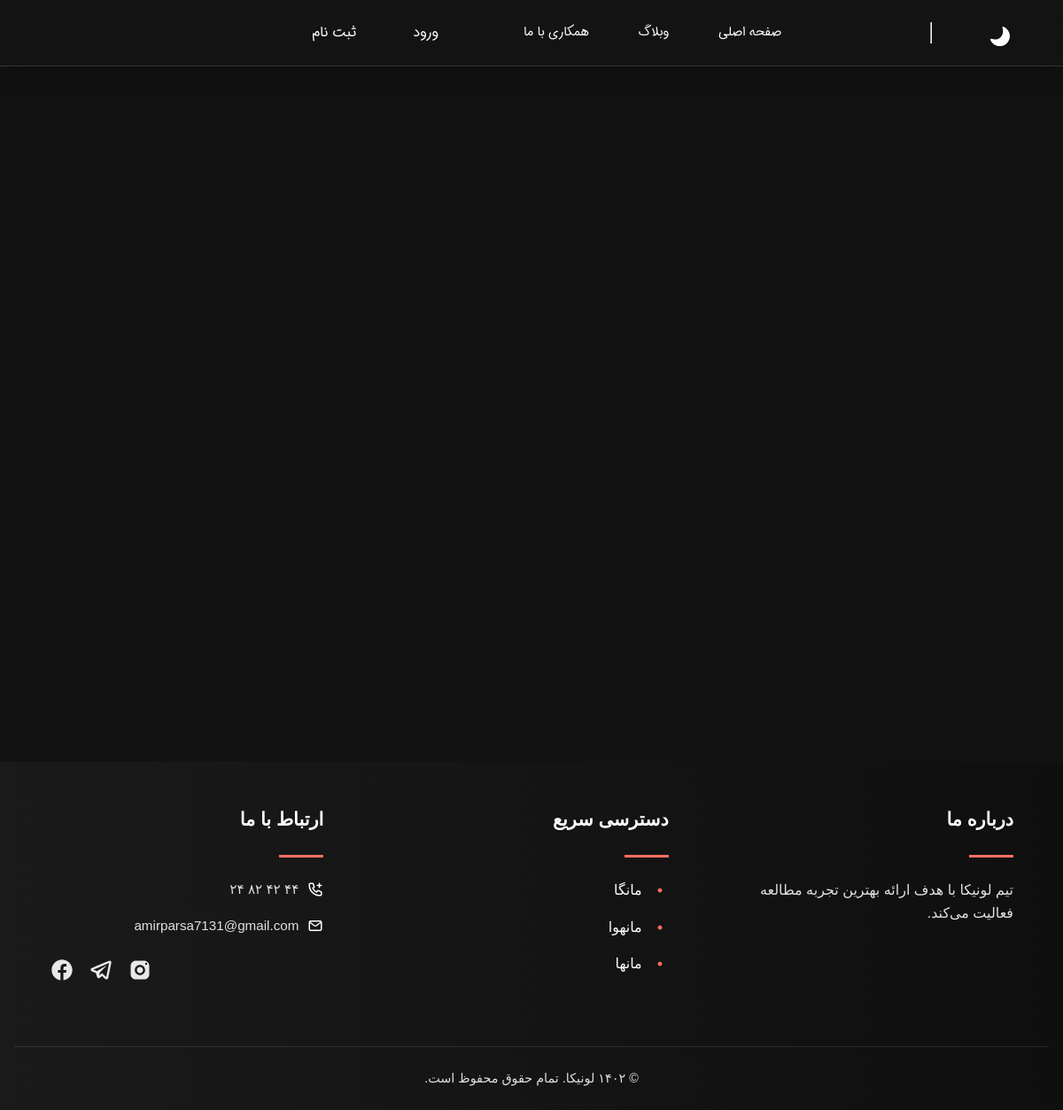
The app's page /categury/manha/?tag=درام, older data.
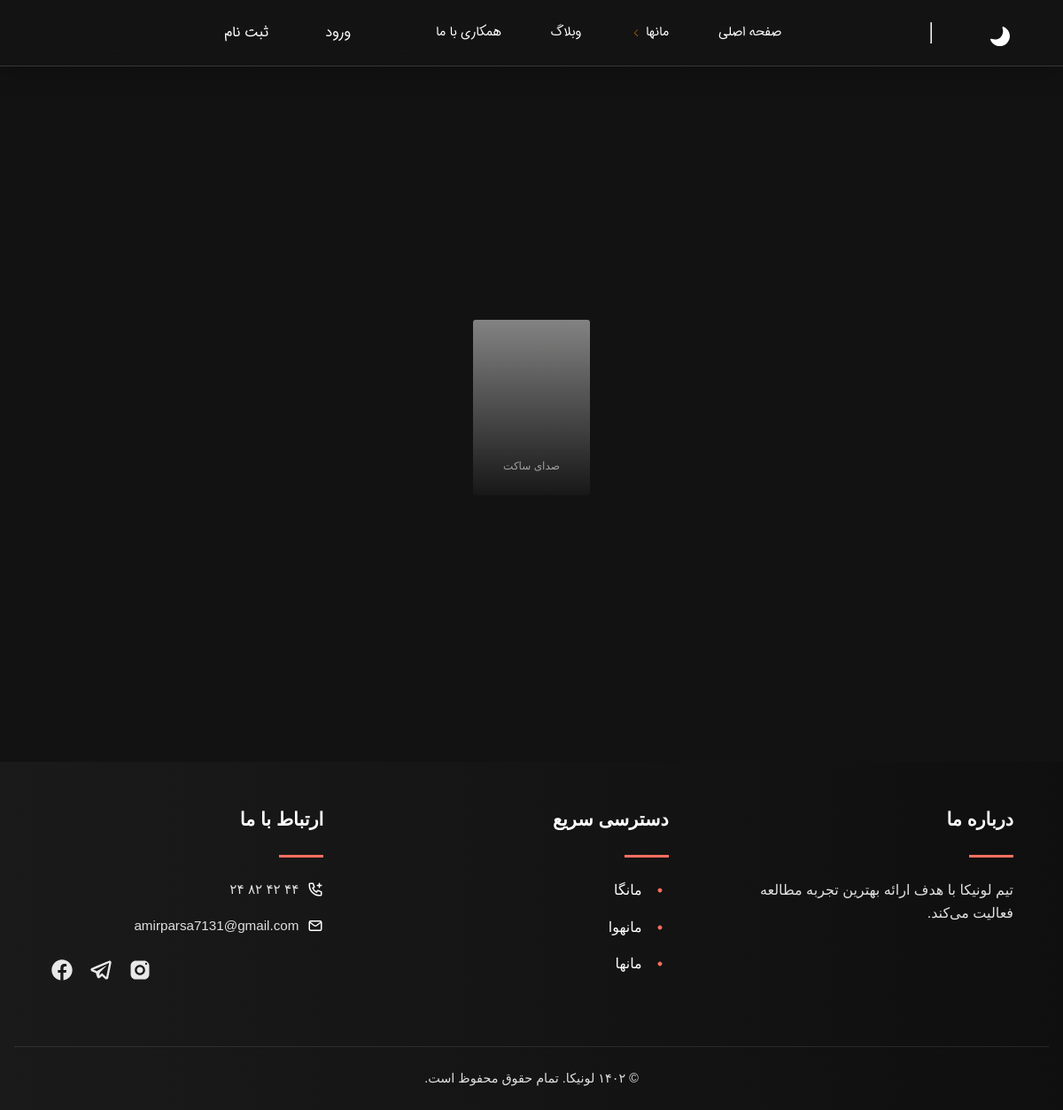
The same page, newer data.
### managements/models.py (models this page shows, shortened)
class Menu(m.Model):
    name_show = m.CharField(max_length=255,null=True,blank=True)
    address = m.CharField(max_length=255,null=True,blank=True)
    family=m.CharField(max_length=255,null=True,blank=True)

class Anime(m.Model):
    title = m.CharField(max_length=255,unique=True)
    title_img = m.ImageField(null=True,blank=True,upload_to=manga_upload_path_banner_titleimg)
    description = m.TextField(null=True,blank=True)
    banner = m.ImageField(null=True,blank=True,upload_to=manga_upload_path_banner_titleimg)
    click = m.IntegerField(default=0,null=True,blank=True)
    folder_number = m.IntegerField(default=1)
    imdb = m.FloatField(default=0, help_text='value 0 to 10', validators=[MaxValueValidator(10),
        MinValueValidator(0)])
    created = m.DateField(auto_now_add=True,null=True,blank=True)
    lmodified = m.DateField(auto_now=True,null=True,blank=True)
    def __str__(self):
        return self.title

### users/views.py (the view, shortened to what this page needs)
# urls.py: path("categury/",cats_anime,name="categury"),
def cats_anime(request,cat):
    menus, menus_options = menu()
    animes = Anime.objects.all()
    tags_list = TagList.objects.all()
    tags = Tag.objects.all()
    ms = Menu.objects.filter(address=cat)
    animes_show = []
    if request.GET.get('tag') == None:
        flag = False
        filter_word = None
    else :
        flag=True
        filter_word= request.GET.get('tag')
    if flag :
        for anime in animes :
            f1 = False
            f2= False
            for tag_list in tags_list :
                if anime.pk == tag_list.anime_id.pk :
                    for tag in tags :
                        if tag.pk == tag_list.tags.pk :
                            for m in ms :
                                if cat == f"{m.address}" :
                                    f1=True
                                if tag.title == filter_word :
                                    f2=True
            if f1:
                if f2:
                    animes_show.append(anime)
    context = {"menus":menus,"menus_options":menus_options,'animes' : animes_show,'tags' : tags_list    }
    return render(request,'main/cpage.html',context)

### managements/models.py (called while the page is built)
    def __str__(self):
        return f"{self.title}"

### users/views.py (called while the page is built)
def menu():
    menus = Menu.objects.all()
    menus_options = MenuOption.objects.all()
    return (menus,menus_options)

### users/templates/main/cpage.html (shortened to what this page needs)
{% extends "deafult.html" %}
{% load static %}
{% block meta %}
    <link rel="stylesheet" href={% static 'style/home.css' %}>
    <link rel="stylesheet" href={% static 'style/categury.css' %}>
{% endblock meta %}
{% block content %}
    <div class="cards_box">
        {% for anime in animes %}
        <a href="{% url 'detail' anime %}">
            <div class="card" style="background-image: linear-gradient(to bottom,rgba(151, 150, 148, 0.1),rgba(0, 0, 0, 0.8)),url('../../media/{{ anime.title_img }}');">
                <div class="anime-name">{{ anime }}</div>
            </div>
        </a>
        {% endfor %}
    </div>
{% endblock content %}

### users/templates/deafult.html (shortened to what this page needs)
{% load static %}
<!DOCTYPE html>
<html lang="fa">
<head>
    {% block meta %}{% endblock meta %}
    <link rel="stylesheet" href={% static 'style/deafult.css' %}>
</head>
    <body dir="ltr">
<header >
    <ul id="menu">
        <img title="Lunika Studio" src={% static '/img/lunika.svg' %} alt="Lunika" style="width: 2.5vw;float: right;margin-top: 0.7vw;margin-right:2vw">
        <hr style="float: right;height:2vw;margin-left: 10vw;margin-right: 2.5vw;margin-top:0.1vw;">
        <nav>
            <li onclick="" class="menu-option"><a  class="menu-option-content-title" href="{% url 'home' %}" >صفحه اصلی </a> </li>
            {% for menu in menus %}
                <li onclick="" class="menu-option">
                    <a class="menu-option-content-title" href="{% url menu.family %}{{ menu.address }}" ><div class="angle-left "></div> {{menu.name_show   }}  </a>
                </li>
            {% endfor %}
            <li onclick="" class="menu-option"><a  class="menu-option-content-title" href={% url "weblog_main" %} >وبلاگ</a>  </li>
            <li onclick="" class="menu-option"><a class="menu-option-content-title" href={% url "about_us" %}>همکاری با ما</a></li>
        </nav>
        {% if user.is_authenticated %}
        <li class="auth"><a href={% url "logout" %}>خروج</a></li>
            <a href='{% url "profile" %}'><i class="profile-icon" style="margin: 0px;"></i></a>
        {% else  %}
            <li class="auth" ><a href={% url "login" %}>ورود</a></li>
            <li class="auth"><a href={% url "register" %}>ثبت نام</a></li>
        {% endif %}
    </ul>
</header>
{% block content %}{% endblock content %}
<footer class="site-footer">
    <div class="footer-grid">
      <div class="footer-section">
        <h4 class="footer-heading">درباره ما</h4>
        <div class="divider-right"></div>
        <p class="footer-text">
          تیم لونیکا با هدف ارائه بهترین تجربه مطالعه فعالیت می‌کند.
        </p>
      </div>
      <div class="footer-section">
        <h4 class="footer-heading">دسترسی سریع</h4>
        <div class="divider-right"></div>
        <ul class="footer-nav">
          <li>
            <a href={% url "categury" cat='manga' %} class="footer-link">
                <img src="{% static 'img/footer/dott.svg' %}" class="nav-icon" alt="">
              <span>مانگا</span>
            </a>
          </li>
          <li>
            <a href={% url "categury" cat='manhwa' %} class="footer-link">
                <img src="{% static 'img/footer/dott.svg' %}" class="nav-icon" alt="">
              <span>مانهوا</span>
            </a>
          </li>
          <li>
            <a href={% url "categury" cat='manha' %} class="footer-link">
              <img src="{% static 'img/footer/dott.svg' %}" class="nav-icon" alt="">
              <span>مانها</span>
            </a>
          </li>
        </ul>
      </div>
      <div class="footer-section">
        <h4 class="footer-heading">ارتباط با ما</h4>
        <div class="divider-right"></div>
        <div class="contact-items">
          <div class="contact-item">
            <img src="{% static 'img/footer/phone.svg' %}" class="contact-icon" alt="">
            <span>۴۴ ۴۲ ۸۲ ۲۴</span>
          </div>
          <div class="contact-item">
            <img src="{% static 'img/footer/email.svg' %}" class="contact-icon" alt="">
            <span>amirparsa7131@gmail.com</span>
          </div>
        </div>
        <div class="social-media">
          <a href="https://www.instagram.com/lunika.manga/" target="_blank"><img src="{% static 'img/sm-logo/instagram.svg' %}" alt="اینستاگرام"></a>
          <a href="https://t.me/mangaup" target="_blank"><img src="{% static 'img/sm-logo/telegram.svg' %}" href="" alt="تلگرام"></a>
          <a href="#" target="_blank"><img src="{% static 'img/sm-logo/facebook.svg' %}" alt="فیسبوک"></a>
        </div>
      </div>
    </div>
    <div class="copyright">
      <p>© <span class="year">۱۴۰۲</span> لونیکا. تمام حقوق محفوظ است.</p>
    </div>
  </footer>
</body>

### users/static/style/home.css (style rules this page uses)
.card { font-family: 'title', sans-serif; z-index: 0; display: flex; flex-wrap: wrap; width: 11vw; height: 16.5vw; background: #808080 no-repeat center / cover; border: 0.1vw solid var(--bg-second-color); border-radius: var(--border-radius); transition: var(--transition-too); filter: contrast(1.02); }
.anime-name { font-size: 1vw; display: flex; justify-content: center; margin: 0.5vw; margin-top: 13vw; width: 100%; height: 3.5vw; color: var(--text-tertiary); transition: var(--transition); }

### users/static/style/categury.css (style rules this page uses)
.cards_box { display: flex; width: 100%; height: 100vh; justify-content: space-evenly; align-items: center; }

### users/static/style/deafult.css (style rules this page uses)
:root { --primary: #FF6F61; --primary-hover: #FF8F81; --bg: #121212; --surface: #1E1E1E; --surface-elevated: #252525; --text-primary: #FFFFFF; --text-secondary: #E0E0E0; --text-tertiary: #A0A0A0; --spacing-unit: 1rem; --border-radius: 0.25vw; --border-radius-more:1vw; --transition: all 0.5s ease; --transition-too:all 0.7s ease; --shadow-box: rgba(255, 255, 255, 0.1); }
* { box-sizing: border-box; margin: 0; padding: 0; text-decoration: none; transition: 0.5s; }
body { background-color: var(--bg); color: var(--text-primary); font-family: 'main', sans-serif; line-height: 1.6; overflow-x: hidden; padding-top:5vw; }
header { position: fixed; top: 0; left: 0; width: 100%; background: linear-gradient( to bottom, rgba(20, 20, 20, 0.95) 0%, rgba(20, 20, 20, 0.8) 100% ); backdrop-filter: blur(12px) saturate(180%); -webkit-backdrop-filter: blur(12px) saturate(180%); z-index: 1000; padding: 1rem 2rem; border-bottom: 1px solid rgba(255, 255, 255, 0.15); display: flex; justify-content: flex-end; align-items: center; box-shadow: 0 4px 30px rgba(0, 0, 0, 0.25); transition: all 0.3s ease-out; }
a:-webkit-any-link { color: var(--text-primary); text-decoration: none; cursor: pointer; }
#menu { display: flex; flex-direction: row-reverse; align-items: center; gap: 2rem; list-style: none; margin: 0; padding: 0; }
#menu img[alt="Lunika"] { width: 2vw; height: 2vw; transition: transform 0.3s ease; }
nav { display: flex; gap: 1.5rem; flex-direction: row-reverse; }
.menu-option { position: relative; }
.menu-option-content-title { color: var(--text-primary); text-decoration: none; font-size: 0.9rem; padding: 0.5rem 1rem; border-radius: var(--border-radius-more); transition: all 0.3s ease; display: flex; align-items: center; gap: 0.3rem; }
.angle-left { width: 12px; height: 12px; background-image: url("../img/left_arrow.svg"); background-repeat: no-repeat; background-size: contain; transition: transform 0.3s ease; }
.auth { color: var(--text-secondary); text-decoration: none; padding: 0.5rem 1rem; border-radius: var(--border-radius); transition: all 0.3s ease; }
.site-footer { background: linear-gradient(to left, #0f0f0f, #1a1a1a); color: #e0e0e0; padding: 3rem 1rem 0; font-family: 'BTitr', Tahoma, sans-serif; direction: rtl; }
.footer-grid { display: grid; grid-template-columns: repeat(auto-fit, minmax(300px, 1fr)); gap: 2rem; max-width: 1200px; margin: 0 auto; padding: 0 1rem; }
.footer-section { padding: 0 1.5rem; margin-bottom: 2rem; }
.footer-heading { font-size: 1.3rem; color: white; margin-bottom: 1rem; position: relative; padding-bottom: 0.5rem; }
.divider-right { width: 50px; height: 3px; background: #FF6F61; margin-right: 0; margin-bottom: 1.5rem; }
.footer-nav { list-style: none; padding: 0; margin: 0; }
.footer-nav li { margin-bottom: 1rem; }
.footer-link { display: flex; align-items: center; color: #ccc; text-decoration: none; transition: all 0.3s; font-size: 1rem; }
.nav-icon { width: 20px; height: 20px; margin-left: 10px; object-fit: contain; }
.contact-items { margin-bottom: 1.5rem; }
.contact-item { display: flex; align-items: center; margin-bottom: 1rem; font-size: 0.95rem; }
.contact-icon { width: 18px; height: 18px; margin-left: 10px; object-fit: contain; }
.social-media { display: flex; gap: 1rem; justify-content: flex-end; }
.social-media a img { width: 28px; height: 28px; transition: transform 0.3s; }
.copyright { text-align: center; padding: 1.5rem; margin-top: 2rem; border-top: 1px solid rgba(255,255,255,0.1); font-size: 0.9rem; }

Row changes from the older to the newer data that the page shows:
added Menu: name_show "مانها"
added Anime: title "صدای ساکت"
